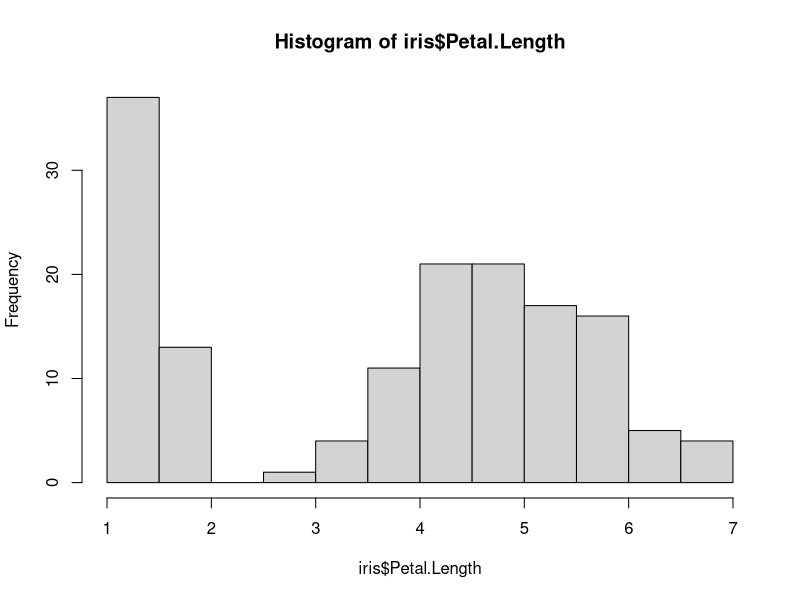
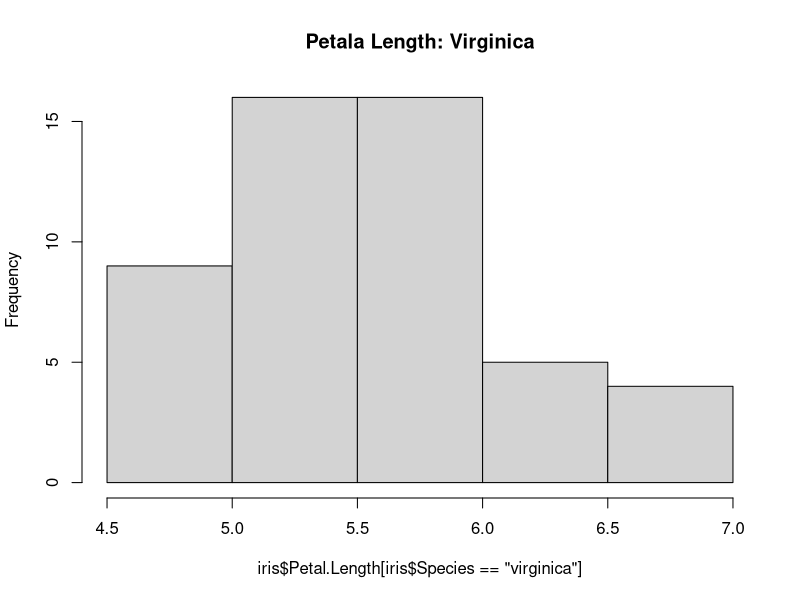
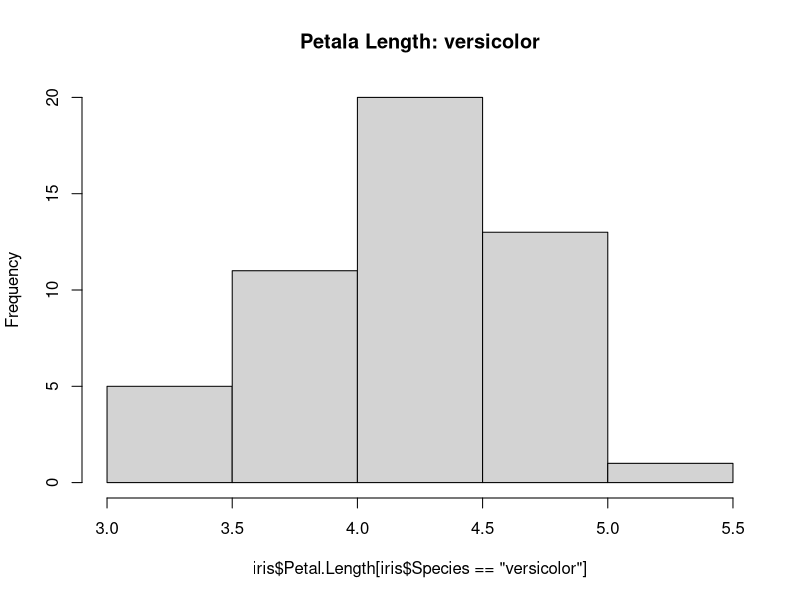
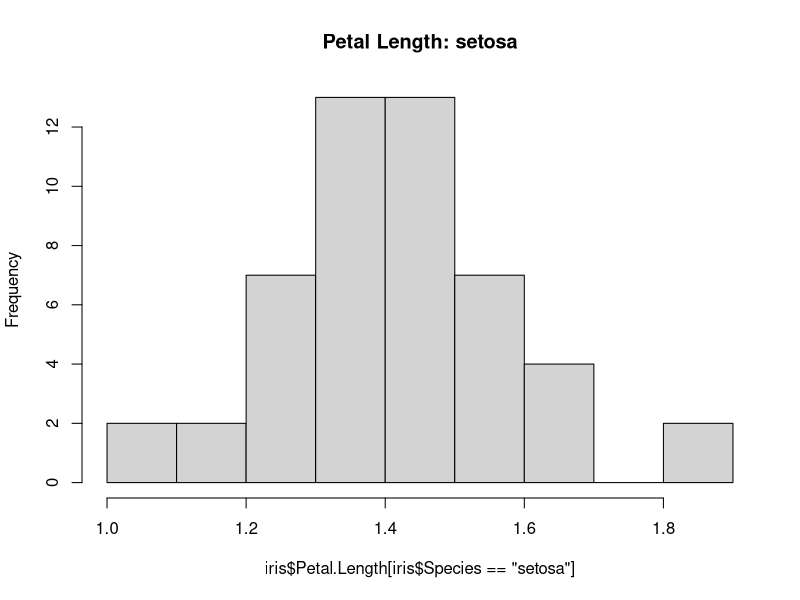
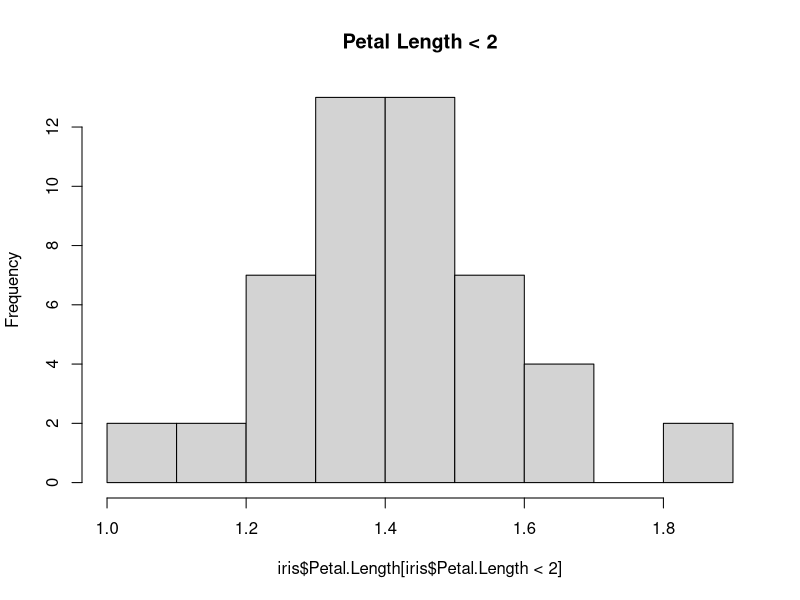
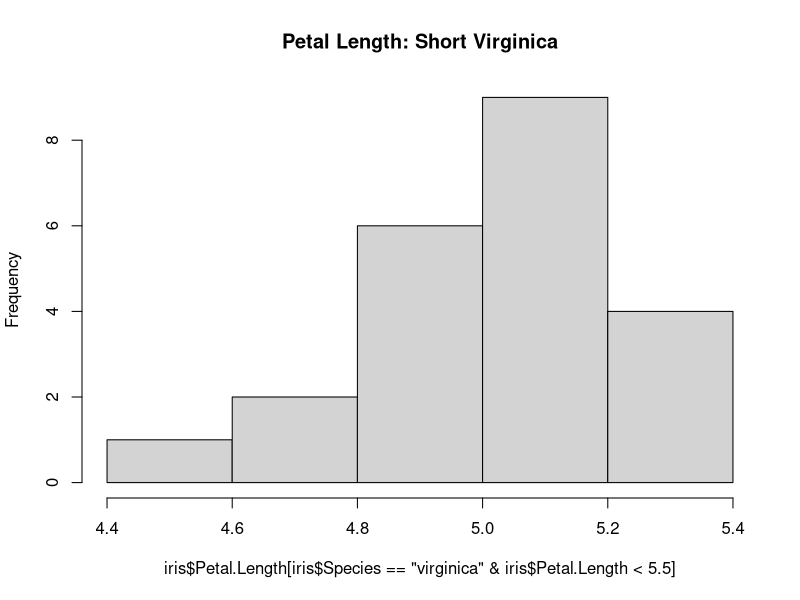

The R script that drew these images, in order:
library(datasets)

head(iris)

hist(iris$Petal.Length)
summary(iris$Petal.Length)

summary(iris$Species)

hist(iris$Petal.Length[iris$Species == "virginica"],
     main = "Petala Length: Virginica")

hist(iris$Petal.Length[iris$Species == "versicolor"],
     main = "Petala Length: versicolor")
     
hist(iris$Petal.Length[iris$Species == "setosa"],
    main = "Petal Length: setosa")

#short petals only
hist(iris$Petal.Length[iris$Petal.Length < 2],
     main = "Petal Length < 2")

hist(iris$Petal.Length[iris$Species == "virginica" &
      iris$Petal.Length < 5.5],
     main = "Petal Length: Short Virginica")
### CREATE SUBSAMPLE

#Data is [ROWS, COLUMNS]
i.setosa <- iris[iris$Species == "setosa",]

head(i.setosa)
summary(i.setosa$Petal.Lenth)